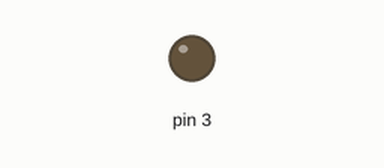
A sketch run on a simulated Arduino Uno, built with avr-gcc and run on an emulated ATmega328P. Shown: output pins drawn as LEDs (lit = HIGH).

Above: at 0.15 s.
Timing chart, 0 to 1.6 s (numbered marks = the images above):
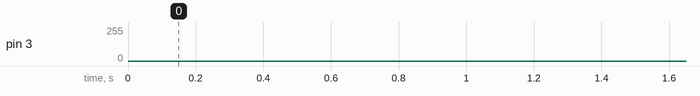

The sketch:

Ex_5.2_AnalogWrite.ino
```cpp
bool isIncreasing = true;
int outputValue=0;
void setup() {
  // put your setup code here, to run once:
  Serial.begin(9600);
  pinMode(3, OUTPUT);
  analogWrite(3, 0);
}

void loop() {
  if(isIncreasing){
    if(outputValue < 255)
      analogWrite(3,outputValue++);
    else
      isIncreasing = false;
  }
  else{
    if(outputValue > 0)
      analogWrite(3,outputValue--);
    else
      isIncreasing = true;
  }
  delay(1);
}
```
